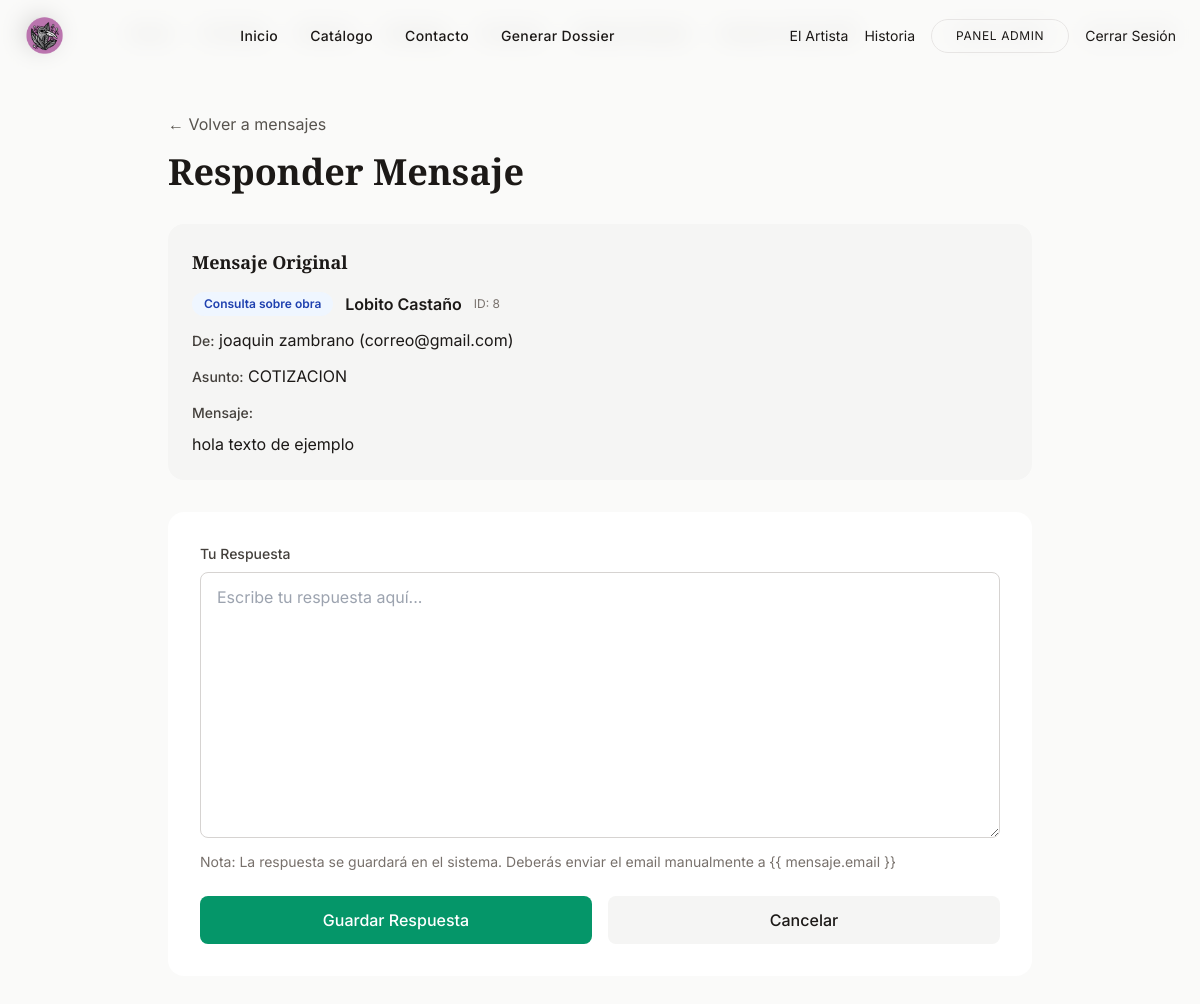
The page /admin-panel/mensajes/17/responder/ (signed in) on the database its author committed.
### core/models.py (models this page shows, shortened)
class Contacto(models.Model):
    TIPO_CONSULTA_CHOICES = [
        ('CONSULTA', 'Consulta General'),
        ('ENCARGO', 'Encargo de Obra'),
        ('MURAL', 'Cotización de Muralismo'),
        ('DISPONIBILIDAD', 'Consultar Disponibilidad'),
        ('COTIZACION', 'Solicitar Cotización'),
        ('OTRO', 'Otro'),
    ]
    nombre = models.CharField(max_length=100, verbose_name="Nombre")
    email = models.EmailField(verbose_name="Correo Electrónico")
    asunto = models.CharField(
        max_length=20,
        choices=TIPO_CONSULTA_CHOICES,
        default='CONSULTA',
        verbose_name="Tipo de Consulta"
    )
    mensaje = models.TextField(verbose_name="Mensaje")
    fecha_envio = models.DateTimeField(auto_now_add=True, verbose_name="Fecha de Envío")
    obra_id = models.IntegerField(
        blank=True,
        null=True,
        verbose_name="ID de Obra",
        help_text="ID de la obra consultada (si aplica)"
    )
    obra_nombre = models.CharField(
        max_length=200,
        blank=True,
        verbose_name="Nombre de la Obra",
        help_text="Nombre de la obra consultada (si aplica)"
    )
    respondido = models.BooleanField(default=False, verbose_name="Respondido")
    archivado = models.BooleanField(default=False, verbose_name="Archivado")
    respuesta = models.TextField(blank=True, null=True, verbose_name="Respuesta del Admin")
    fecha_respuesta = models.DateTimeField(blank=True, null=True, verbose_name="Fecha de Respuesta")
    class Meta:
        verbose_name = "Mensaje de Contacto"
        verbose_name_plural = "Mensajes de Contacto"
        ordering = ['-fecha_envio']
        indexes = [
            models.Index(fields=['-fecha_envio']),
            models.Index(fields=['obra_id']),
            models.Index(fields=['asunto']),
        ]

### core/views.py (the view, shortened to what this page needs)
# urls.py: path('admin-panel/mensajes/<int:mensaje_id>/responder/', views.admin_mensaje_respond_view, name='admin_mensaje_respond'),
@admin_required
def admin_mensaje_respond_view(request, mensaje_id):
    from django.shortcuts import get_object_or_404
    mensaje = get_object_or_404(Contacto, id=mensaje_id)
    context = {'mensaje': mensaje}
    return render(request, 'core/admin_mensaje_respond.html', context)

### core/context_processors.py (called while the page is built)
def banner_imagen(request):
    try:
        banners = Banner.objects.all()
        return {'banners': banners}
    except Exception:
        return {'banners': []}

def estilos_disponibles(request):
    try:
        estilos = Estilo.objects.all().order_by('nombre')
    except Exception:
        estilos = Estilo.objects.none()
    return {'estilos_menu': estilos}

def artistas_disponibles(request):
    try:
        artistas = Artista.objects.all().order_by('nombre')
    except Exception:
        artistas = Artista.objects.none()
    return {'artistas_menu': artistas}

### core/templates/core/admin_mensaje_respond.html (shortened to what this page needs)
{% extends 'core/base.html' %}
{% block content %}
<div class="min-h-screen bg-stone-50 py-8">
    <div class="max-w-4xl mx-auto px-4">
        <div class="mb-8">
            <a href="{% url 'admin_mensajes' %}" class="text-stone-600 hover:text-stone-900 mb-4 inline-block">
                ← Volver a mensajes
            </a>
            <h1 class="text-4xl font-display font-bold text-stone-900 mb-2">Responder Mensaje</h1>
        </div>
        <div class="bg-stone-100 rounded-2xl p-6 mb-8">
            <h3 class="font-display text-lg font-bold text-stone-900 mb-4">Mensaje Original</h3>
            <div class="space-y-3">
                {% if mensaje.obra_id or mensaje.obra_nombre %}
                <div class="flex flex-wrap items-center gap-3 mb-2">
                    <span class="px-3 py-1 rounded-full bg-blue-50 text-blue-800 text-xs font-semibold">
                        Consulta sobre obra
                    </span>
                    {% if mensaje.obra_nombre %}
                    <span class="text-stone-900 font-semibold">{{ mensaje.obra_nombre }}</span>
                    {% endif %}
                    {% if mensaje.obra_id %}
                    <span class="text-xs text-stone-500">ID: {{ mensaje.obra_id }}</span>
                    {% endif %}
                </div>
                {% endif %}
                <div>
                    <span class="text-sm font-medium text-stone-700">De:</span>
                    <span class="text-stone-900">{{ mensaje.nombre }} ({{ mensaje.email }})</span>
                </div>
                <div>
                    <span class="text-sm font-medium text-stone-700">Asunto:</span>
                    <span class="text-stone-900">{{ mensaje.asunto }}</span>
                </div>
                <div>
                    <span class="text-sm font-medium text-stone-700">Mensaje:</span>
                    <p class="text-stone-900 mt-2 whitespace-pre-wrap">{{ mensaje.mensaje }}</p>
                </div>
            </div>
        </div>
        <div class="bg-white rounded-2xl shadow-soft p-8">
            <form method="POST">
                <div class="mb-6">
                    <label for="respuesta" class="block text-sm font-medium text-stone-700 mb-2">
                        Tu Respuesta
                    </label>
                    <textarea name="respuesta" id="respuesta" required rows="10"
                        class="w-full px-4 py-3 border border-stone-300 rounded-lg focus:ring-2 focus:ring-stone-400 focus:border-transparent outline-none transition"
                        placeholder="Escribe tu respuesta aquí..."></textarea>
                    <p class="text-sm text-stone-500 mt-2">
                        Nota: La respuesta se guardará en el sistema. Deberás enviar el email manualmente a {{
                        mensaje.email }}
                    </p>
                </div>
                <div class="flex gap-4">
                    <button type="submit"
                        class="flex-1 bg-emerald-600 text-white py-3 rounded-lg font-medium hover:bg-emerald-700 transition duration-300">
                        Guardar Respuesta
                    </button>
                    <a href="{% url 'admin_mensajes' %}"
                        class="flex-1 bg-stone-100 text-stone-900 text-center py-3 rounded-lg font-medium hover:bg-stone-200 transition duration-300">
                        Cancelar
                    </a>
                </div>
            </form>
        </div>
    </div>
</div>
{% endblock %}

### rows shown on the page
Contacto: obra_nombre "Lobito Castaño", obra_id "8", nombre "joaquin zambrano", email "correo@gmail.com", asunto "COTIZACION", mensaje "hola texto de ejemplo"
